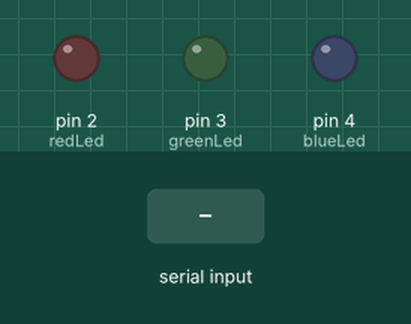
Recording of a sketch running on a simulated Arduino Uno, built with avr-gcc and run on an emulated ATmega328P. Parts: output pins drawn as LEDs (lit = HIGH). Inputs (shaded band) come from the test bench.

Above: at 1.2 s.
1.3 s: "r" received over Serial
At 2.4 s:
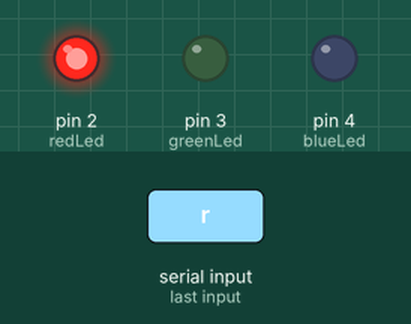
2.8 s: "g" received over Serial
At 3.5 s:
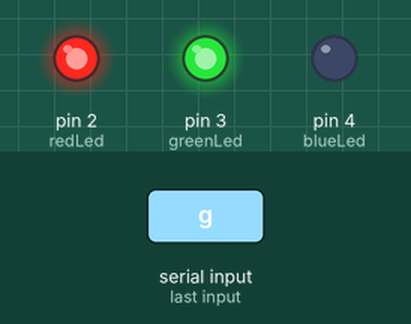
4.3 s: "b" received over Serial
At 4.6 s:
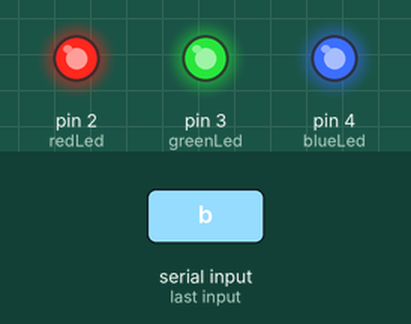
5.8 s: "r" received over Serial
At 7.0 s:
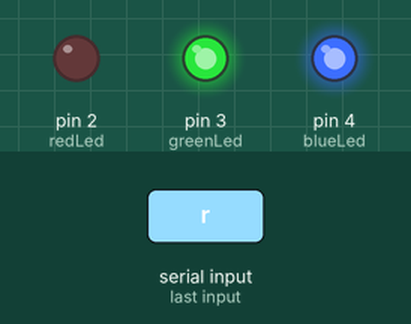
7.3 s: "g" received over Serial
At 8.1 s:
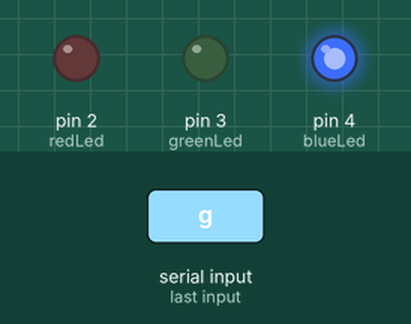
8.8 s: "1" received over Serial
At 9.3 s:
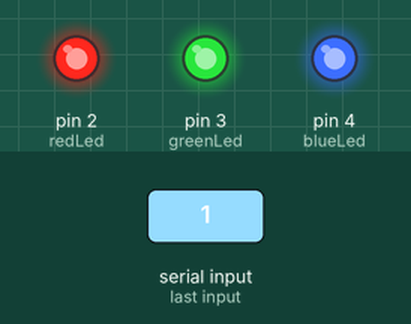
Timing chart, 0 to 11.3 s (numbered marks = the images above; inputs shaded):
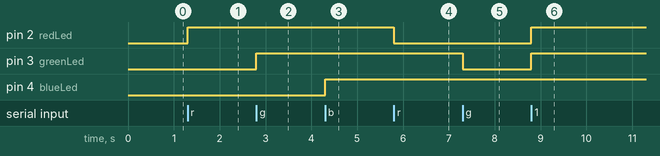

Measured:
- after the input at 1.3 s, pin 2 (redLed): LOW → HIGH at once
- after the input at 2.8 s, pin 3 (greenLed): LOW → HIGH at once
- after the input at 4.3 s, pin 4 (blueLed): LOW → HIGH at once
- after the input at 5.8 s, pin 2 (redLed): HIGH → LOW at once
- after the input at 7.3 s, pin 3 (greenLed): HIGH → LOW at once
- after the input at 8.8 s, pin 2 (redLed), pin 3 (greenLed): LOW → HIGH at once

The sketch:

Arduino_Serial_Python_practice.ino
```cpp
int redLed = 2;
int blueLed = 4;
int greenLed = 3;
int buttA = 5;
int buttB = 6;

char readCh;
int redState, blueState, greenState = 0;
void setup() {
  // put your setup code here, to run once:
  Serial.begin(9600);
  pinMode(redLed, OUTPUT);
  pinMode(blueLed, OUTPUT);
  pinMode(greenLed, OUTPUT);

  pinMode(buttA, INPUT);
  pinMode(buttB, INPUT);
}

void loop() {
  // put your main code here, to run repeatedly:
  if (Serial.available() > 0)
  {
    readCh = Serial.read();

    switch (readCh)
    {
      case 'r':
        {
          redState = changeState(redLed, redState);
          break;
        }
      case 'g':
        {
          greenState = changeState(greenLed, greenState);
          break;
        }
      case 'b':
        {
          blueState = changeState(blueLed, blueState);
          break;
        }
      case '1':
        {
          // turn on all lights
          redState = blueState = greenState = 1;
          digitalWrite(redLed, redState);
          digitalWrite(blueLed, blueState);
          digitalWrite(greenLed, greenState);
          break;
        }
      case '0':
        {
          // turn off all lights
          redState = blueState = greenState = 0;
          digitalWrite(redLed, redState);
          digitalWrite(blueLed, blueState);
          digitalWrite(greenLed, greenState);
          break;
        }
      default:
        break;
    }

    printf("Red State: %d\nGreen State: %d\n"
           "Blue State: %d\n\n", redState,
           greenState, blueState);

  }
}

int changeState(int led, int state)
{
  state = digitalRead(led);
  state ^= 1;
  digitalWrite(led, state);
  return state;
}
```
